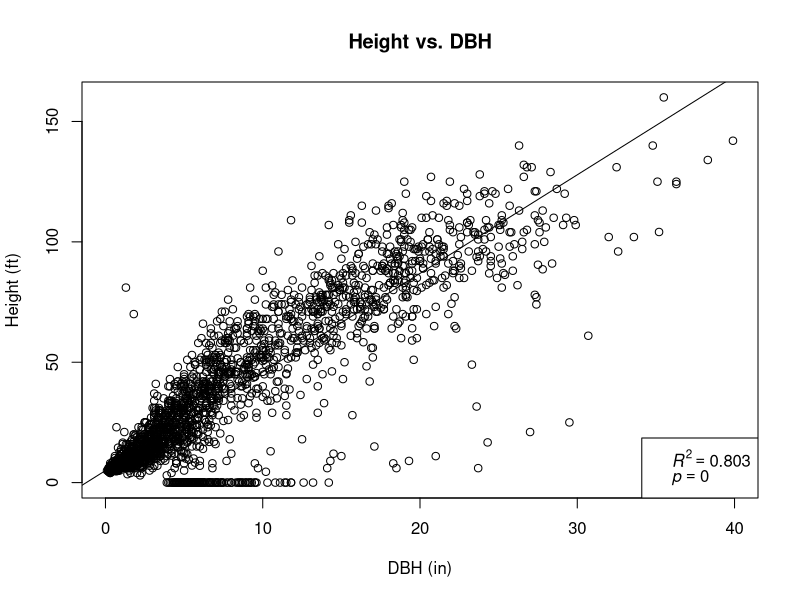
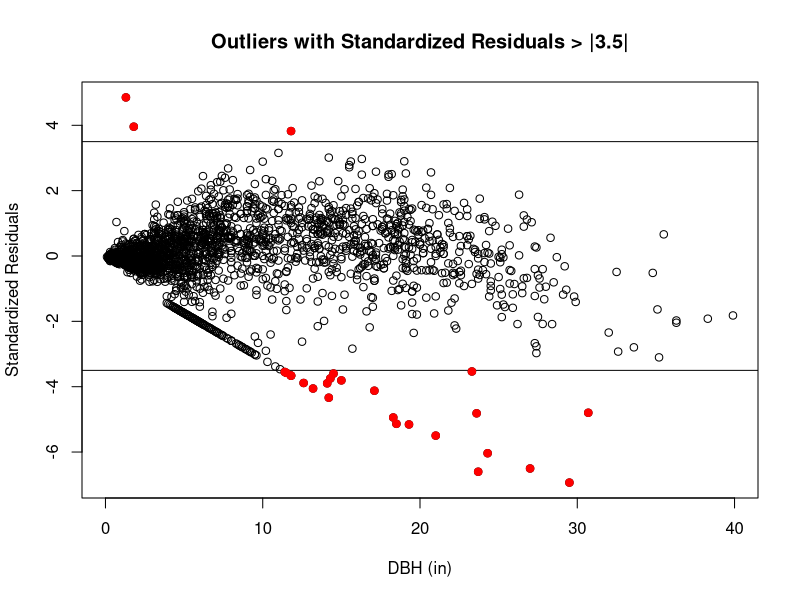

Reproduce these figures in R, in order.
###    Setup workspace
#Identify user
username <- Sys.getenv("USERNAME")

#Create file path to Git repository
dir <- paste("C:/Users/", username, "/Documents/GitHub/Quality-Control---Overstory", sep = "")

#Set working directory
setwd(dir)

##  Load Packages

##  Load Data
trees = data.frame(read.csv("tbl_trees.csv"))
sample_units = data.frame(read.csv("tbl_unit.csv"))
sample_episodes = data.frame(read.csv("tbl_unitSamplingEpisode.csv"))

## Remove unnecessary data from sample_units object
## This will make file easier to view
sample_units <- sample_units[,-c(5:12, 14:17, 21:24)]

##  Add Unit Name
unitID <- merge(sample_episodes[,1:2], sample_units[,1:3], by = "unitID")
unitID <- unitID[,-3]
unitID <- unitID[,-1]
trees <- merge(trees , unitID , by = "unitSamplingEpisodeID")
#during this step 202 records are deleted (because they have an unrecognized UnitSamplingEpisodeID of 18).  It appears that they are duplicates from UnitSamplingID 11 (Angel)

###    Logical Boundaries
##  Heights
OutL1 <- trees[trees$htlc_ft > trees$ht_ft,]
OutL1 <- OutL1[!is.na(OutL1$treeID),]
OutL2 <- trees[trees$cbh_ft > trees$htlc_ft,]
OutL2 <- OutL2[!is.na(OutL2$treeID),]


##  Scorch/Char
OutL3 <- trees[trees$minBoleChar_ft > trees$maxBoleChar_ft,]
OutL3 <- OutL3[!is.na(OutL3$treeID),]
OutL4 <- trees[trees$maxBoleChar_ft > trees$ht_ft,]
OutL4 <- OutL4[!is.na(OutL4$treeID),]
OutL5 <- trees[trees$maxScorchHt_ft > trees$htlc_ft,]
OutL5 <- OutL5[!is.na(OutL5$treeID),]

##  StatusID
OutL6 <- trees[trees$statusID == 6,]
OutL6 <- OutL6[OutL6$htlc_ft > 0,]
OutL6 <- OutL6[!is.na(OutL6$htlc_ft),]
OutL7 <- trees[trees$statusID == 1,]
OutL7 <- OutL7[OutL7$htlc_ft == 0,]
OutL7 <- OutL7[!is.na(OutL7$htlc_ft),]
OutL8 <- trees[trees$statusID == 6,]
OutL8 <- OutL8[!is.na(OutL8$maxScorchHt_ft) | !is.na(OutL8$minBoleChar_ft) | !is.na(OutL8$maxBoleChar_ft) | !is.na(OutL8$burnSeverity) | !is.na(OutL8$crownScorch_. != 0),]
OutL8 <- OutL8[!is.na(OutL8$treeID),]

##  Burn Severity
OutL9 <- trees[trees$burnSeverity == 3,]
OutL9 <- OutL9[OutL9$crownScorch_. < 100,]
OutL9 <- OutL9[!is.na(OutL9$burnSeverity),]
OutL10 <- trees[trees$burnSeverity == 2,]
OutL10 <- OutL10[OutL10$crownScorch_. > 99 | OutL10$crownScorch_.  < 1,]
OutL10 <- OutL10[!is.na(OutL10$burnSeverity),]
OutL11 <- trees[trees$burnSeverity == 1,]
OutL11 <- OutL11[OutL11$crownScorch_. > 0,]
OutL11 <- OutL11[!is.na(OutL11$burnSeverity),]

##  Add Error Message and Output to OutLog
if(nrow(OutL1) > 0) {OutL1$Error <- "Logical Bound (Htlc > Ht)"; OutLog <- rbind(OutL1)}
if(nrow(OutL2) > 0) {OutL2$Error <- "Logical Bound (Cbh > Htlc)"; OutLog <- rbind(OutLog, OutL2)}
if(nrow(OutL3) > 0) {OutL3$Error <- "Logical Bound (MinChar > MaxChar)"; OutLog <- rbind(OutLog, OutL3)}
if(nrow(OutL4) > 0) {OutL4$Error <- "Logical Bound (MaxChar > Ht)"; OutLog <- rbind(OutLog, OutL4)}
if(nrow(OutL5) > 0) {OutL5$Error <- "Logical Bound (MaxScorch > Htlc)"; OutLog <- rbind(OutLog, OutL5)}
if(nrow(OutL6) > 0) {OutL6$Error <- "Logical Bound (Dead w/ Live Crown)"; OutLog <- rbind(OutLog, OutL6)}
if(nrow(OutL7) > 0) {OutL7$Error <- "Logical Bound (Live w/o Live Crown)"; OutLog <- rbind(OutLog, OutL7)}
if(nrow(OutL8) > 0) {OutL8$Error <- "Logical Bound (Dead Trees w/ improper data)"; OutLog <- rbind(OutLog, OutL8)}
if(nrow(OutL9) > 0) {OutL9$Error <- "Logical Bound (BrnSev 3 Crwn Srch < 100)"; OutLog <- rbind(OutLog, OutL9)}
if(nrow(OutL10) > 0) {OutL10$Error <- "Logical Bound (BrnSev 2 Crwn Srch 0 or 100)"; OutLog <- rbind(OutLog, OutL10)}
if(nrow(OutL11) > 0) {OutL11$Error <- "Logical Bound (BrnSev1 Crwn Srch > 0)"; OutLog <- rbind(OutLog, OutL11)}

###    Regression: Ht over DBH
mod1 <- lm(trees$ht_ft ~ trees$dbh_in)
summary(mod1) #R-squared: 0.8035; p < 0.001

##  Calculate residuals and output these potential outliers to OutR1
res1 <- rstandard(mod1)
OutR1 <-trees
OutR1 <- OutR1[abs(res1) > 3.5, ]
res2 <- res1[abs(res1) > 3.5]

##  Plots

#Height Vs. DBH
plot(trees$dbh_in, trees$ht_ft, xlab = "DBH (in)", ylab = "Height (ft)", main = "Height vs. DBH")
abline(mod1)
r2 = summary(mod1)$adj.r.squared
p = summary(mod1)$coefficients[2,4]
rp = vector('expression', 2)
rp[1] = substitute(expression(italic(R)^2 == MYVALUE), list(MYVALUE = format(r2, dig = 3)))[2]
rp[2] = substitute(expression(italic(p) == MYOTHERVALUE), list(MYOTHERVALUE = format(p, digits = 3))) [2]
legend('bottomright', legend = rp, bty = 0)

#Outliers with Standardized Residuals > |3.5|
plot(trees$dbh_in, res1, xlab = "DBH (in)", ylab = "Standardized Residuals", main = "Outliers with Standardized Residuals > |3.5|")
abline(3.5, 0)
abline(-3.5, 0)
points(OutR1$dbh_in, res2, pch = 21, col = "red", bg = "red")

##  Add Error Message and Output to OutReg
if(nrow(OutR1) > 0) {OutR1$Error <- "Regression (StdRes > |3.5|)"; OutReg <- rbind(OutR1)}


###Compile and Export All Outliers to Overstory_Outliers.xls
if(nrow(OutLog) > 0) {Overstory_Outliers <- rbind(OutLog)}
if(nrow(OutReg) > 0) {Overstory_Outliers <- rbind(Overstory_Outliers, OutReg)}
#Date and time stamp on output file
dt <- Sys.Date()
tm <- format(Sys.time(), format = "%H.%M.%S", 
             tz = "", usetz = FALSE)
                                                                            
if(nrow(Overstory_Outliers) > 0) {write.csv(Overstory_Outliers, file = paste(dt, "_", tm, "_", username, 
                                                                             "_Overstory_Outliers.csv", 
                                                                             sep = ""))}
